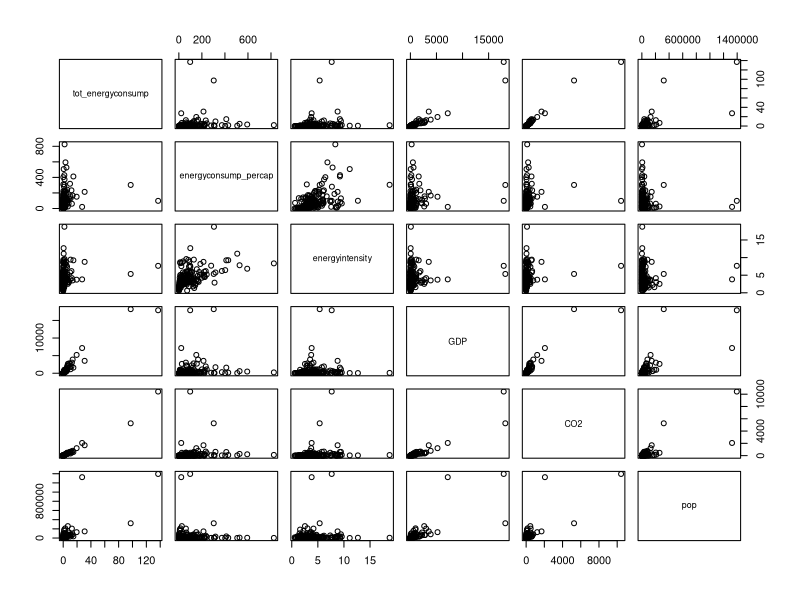

This figure's R source:
## ---- chunk 1
knitr::opts_chunk$set(echo = TRUE)
## ---- chunk 2
install.packages("readxl")
library("readxl")
## ---- chunk 3
# Read in the files
data_tot_energyconsump <- read_excel("exam2data_fall22.xlsx", sheet = "total energy consumption", na = "--")
data_energyconsump_percap <- read_excel("exam2data_fall22.xlsx", sheet = "energy consumption per capita", na = "--")
data_energyintensity <- read_excel("exam2data_fall22.xlsx", sheet = "Energy$(Energy intensity)", na = "--")
data_GDP <- read_excel("exam2data_fall22.xlsx", sheet = "GDP", na = "--")
data_CO2 <- read_excel("exam2data_fall22.xlsx", sheet = "CO2emissions", na = "--")
data_pop <- read_excel("exam2data_fall22.xlsx", sheet = "population", na = "--")
## ---- chunk 4
# Select 2015 from each sheet and add to a new data frame
data = data.frame(matrix(nrow=231,ncol=0))
data$tot_energyconsump = data_tot_energyconsump$"2015"
data$energyconsump_percap = data_energyconsump_percap$"2015"
data$energyintensity = data_energyintensity$"2015"
data$GDP = data_GDP$"2015"
data$CO2 = data_CO2$"2015"
data$pop = data_pop$"2015"

# Set Row Names
row.names(data) <- data_pop$...2

# Remove World row
data = data[-1, ]

# Replace more NAs
data[data == 0] <- NA
data[data == "NA"] <- NA

# Make sure values are numeric
data$energyconsump_percap = as.numeric(data$energyconsump_percap)
data$energyintensity = as.numeric(data$energyintensity)
data$GDP = as.numeric(data$GDP)
data$pop = as.numeric(data$pop)
## ---- chunk 5
# Create pairs plot and correlation values
pairs(data)
cor(data, use = "pairwise.complete.obs")
## ---- chunk 6

## ---- chunk 7
# Per capita income (GDP/person)
# Multiply GDP by 1B as it's given in billions
# Multiply pop by 1M as it's given in millions
data$pc_income = (data$GDP * 1000000000) / (data$pop * 1000000)

# Energy Intensity (BTU/$ GDP)
# Divide by 1000 to remove 1000 BTU
data$energyintensity = data$energyintensity / 1000

# Carbon Intensity (CO2/BTU)
# Currently in units of MMtonnes CO2 / quad Btu
data$carbonintensity = data$CO2 / data$tot_energyconsump
